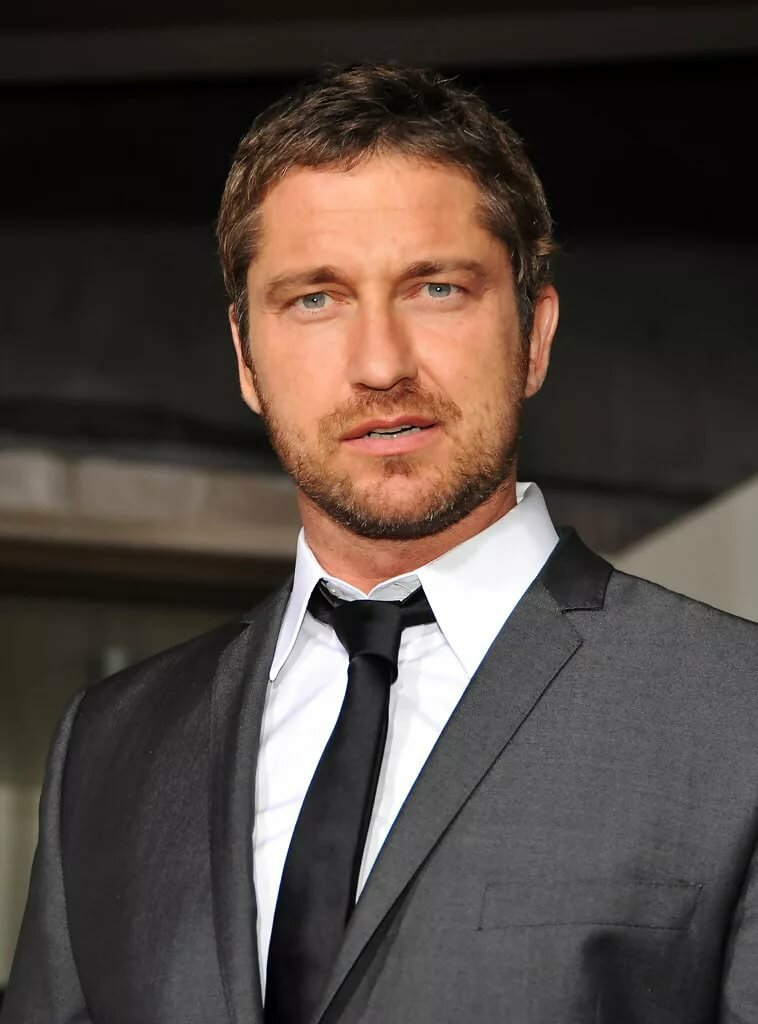
#> input picture B1.jpg, 758 x 1024 px
$ python -i App.py   (imports and definitions only)
#> lines starting #> are read from the running program, lines starting #| are printed output that depends on the picture
from PyQt5.QtWidgets import QApplication, QMainWindow
from PyQt5 import QtCore
from compare2images import Ui_MainWindow
from PyQt5.QtGui import QPixmap
from PyQt5.QtWidgets import QFileDialog

import cv2
import sys
import time

from db import Buffer, Database


# [200 lines that did not run here, left out]


def cropper(image_path):  # Функция обрезки части фотографии, где есть лицо
#> called with image_path = 'B1.jpg'
    image = cv2.imread(image_path)
#> image is the input picture: shape (1024, 758, 3); mean B, G, R 61.8, 68.1, 78.6
    gray = cv2.cvtColor(image, cv2.COLOR_BGR2GRAY)
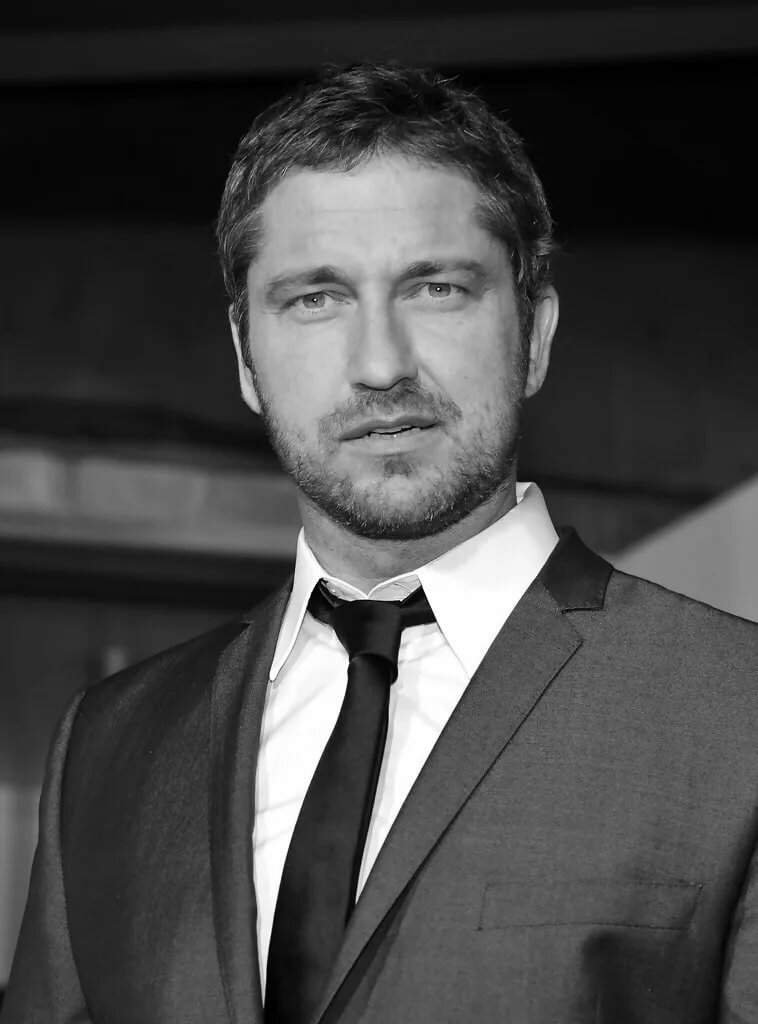
#> gray: shape (1024, 758); min 0, max 255, mean 70.5

    detect_model = cv2.CascadeClassifier(r'cascades/haarcascade_frontalface_default.xml')

    faces = detect_model.detectMultiScale(gray, minSize=(100, 100))
#> faces = [[212, 160, 343, 343]]

    try:
        for x, y, w, h in faces:
            crop = image[y: y + h, x: x + w]
#> this loop made 1 pass
#> pass 1, in cropper, `crop = image[y: y + h, x: x + w]`:
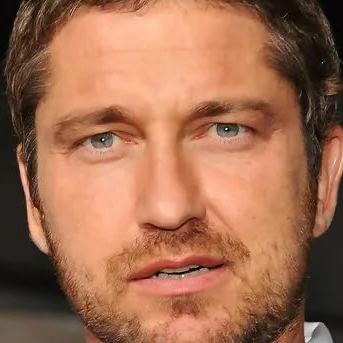
#> crop: shape (343, 343, 3); mean B, G, R 81.2, 108.8, 160.7
        return crop
    except NameError:
        print('Лицо не нашлось')


"""Далее идет блок преобразования изображения
в хеш для удобного поиска в базе данных.
Вдобавок идут функции для Сравнения двух хешей."""


def image_hash(image_path):
    image = cropper(image_path)
    gray = cv2.cvtColor(image, cv2.COLOR_BGR2GRAY)
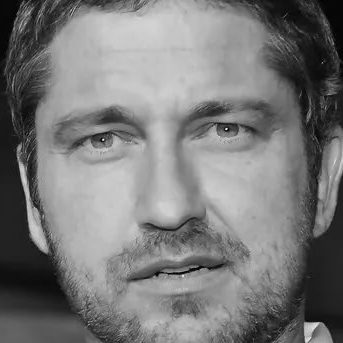
#> gray: shape (343, 343); min 0, max 254, mean 121.2
    hashing_image = cv2.resize(gray, (8, 8), interpolation=cv2.INTER_AREA)
    average_pixel = hashing_image.mean()
#> average_pixel = 121.2

    bin_image = cv2.threshold(hashing_image, average_pixel, 255, 0)[1]
    img_hash = ''
    for i in range(8):
        for j in range(8):
            if bin_image[i][j] == 255:
                img_hash += '1'
            else:
                img_hash += '0'
    return '1' + img_hash


# [16 lines left out: functions get_hash_difference, compare_hash, not called in this run]


class CompareImage(object):  # Класс сравнения изображений.

    # [30 lines left out: functions __init__, compare_image, get_image_difference, not called in this run]


# [5 lines not run here, left out]

# 36893488147419103230 max hash

>>> result = image_hash('B1.jpg')

$ run again, on B2.jpg
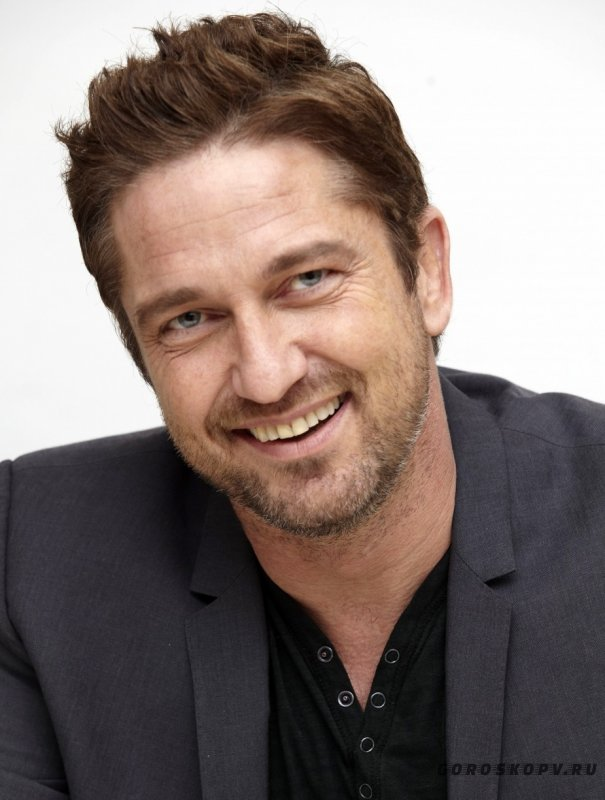
#> input picture B2.jpg, 605 x 800 px
#> in cropper, image is the input picture: shape (800, 605, 3); mean B, G, R 115.9, 120.3, 134.1
#> in cropper, `gray = cv2.cvtColor(image, cv2.COLOR_BGR2GRAY)`:
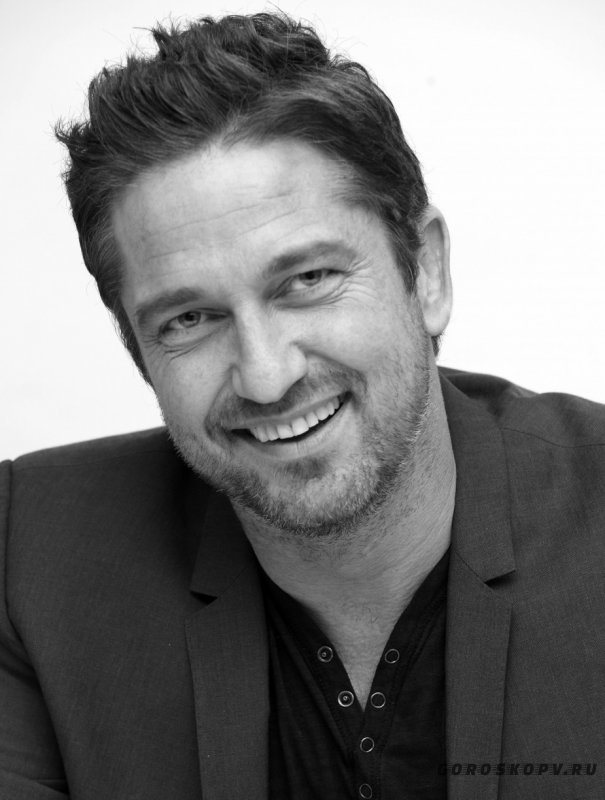
#> gray: shape (800, 605); min 0, max 255, mean 123.9
#> faces = [[64, 144, 382, 382]]
#> the loop in cropper, `for x, y, w, h in faces:` made 1 pass
#> in image_hash, `gray = cv2.cvtColor(image, cv2.COLOR_BGR2GRAY)`:
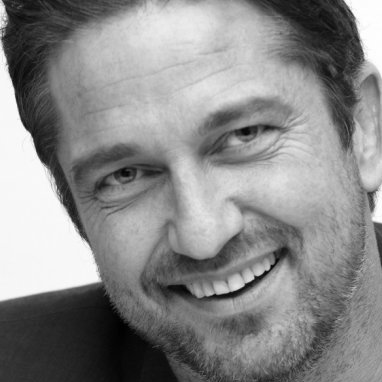
#> gray: shape (382, 382); min 0, max 255, mean 137.2
#> average_pixel = 137.1
